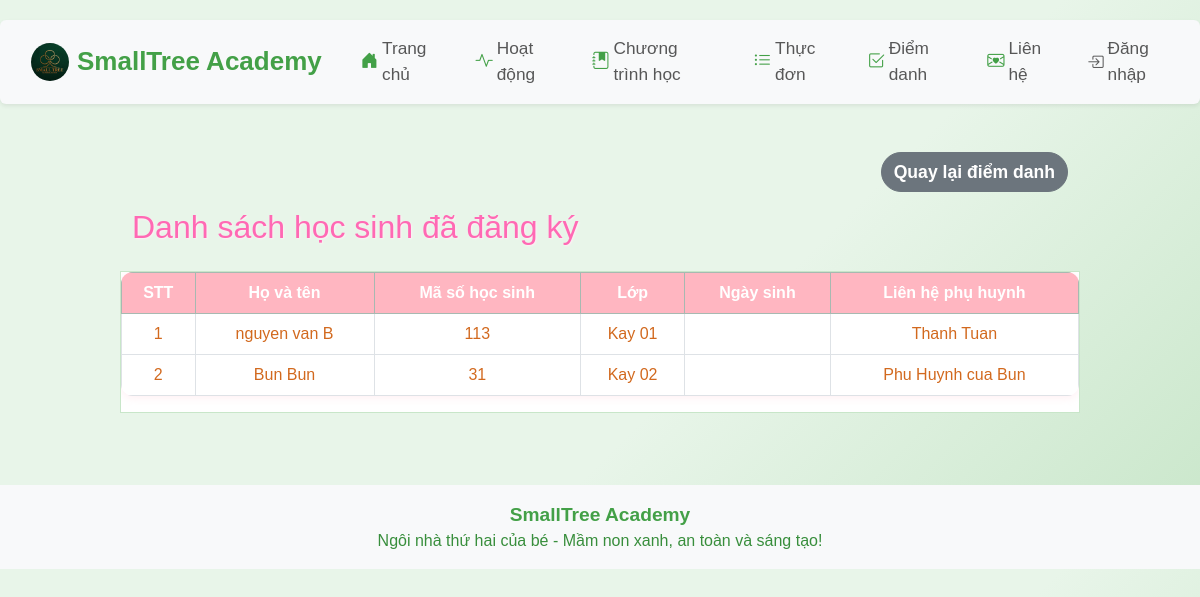
/students, run on the app's committed database.
### app/models.py (models this page shows)
class Child(db.Model):
    id = db.Column(db.Integer, primary_key=True)
    name = db.Column(db.String(100), nullable=False)
    age = db.Column(db.Integer, nullable=False)
    parent_contact = db.Column(db.String(100), nullable=False)
    class_name = db.Column(db.String(100))
    birth_date = db.Column(db.String(20))
    status = db.Column(db.String(20), default='Chưa điểm danh')
    email = db.Column(db.String(100))
    phone = db.Column(db.String(20))
    password = db.Column(db.String(100))
    student_code = db.Column(db.String(20), unique=True, nullable=True)

### app/routes.py (the view, shortened to what this page needs)
@main.route('/students')
def student_list():
    students = Child.query.all()
    mobile = is_mobile()
    role = session.get('role')
    user_id = session.get('user_id')
    def mask_student(s):
        return {
            'id': s.id,
            'name': s.name,
            'email': s.email,
            'phone': s.phone,
            'student_code': s.student_code,
            'class_name': s.class_name,
            'parent_contact': s.parent_contact,
        }
    masked_students = [m for m in (mask_student(s) for s in students) if m]
    return render_template('student_list.html', students=masked_students, title='Danh sách học sinh', mobile=mobile)

### app/__init__.py (called while the page is built)
def create_app():
    app = Flask(__name__)
    app.config['SECRET_KEY'] = 'your-secret-key'
    app.config['SQLALCHEMY_DATABASE_URI'] = 'sqlite:///site.db'
    app.config['SQLALCHEMY_TRACK_MODIFICATIONS'] = False
    db.init_app(app)
    migrate = Migrate(app, db)
    csrf = CSRFProtect(app)
    @app.context_processor
    def inject_csrf_token():
        from flask_wtf.csrf import generate_csrf
        return dict(csrf_token=generate_csrf)
    from app.routes import main
    app.register_blueprint(main)
    return app

### app/routes.py (called while the page is built)
def is_mobile():
    ua = request.user_agent.string.lower()
    return 'mobile' in ua or 'android' in ua or 'iphone' in ua

### app/templates/student_list.html (shortened to what this page needs)
{% extends 'base.html' %}
{% block content %}
<div class="container-fluid mt-4 mb-4 px-0">
    <div class="d-flex justify-content-end mb-3">
        <a href="/attendance" class="btn btn-secondary fw-bold">Quay lại điểm danh</a>
    </div>
    <h2 class="mb-4">Danh sách học sinh đã đăng ký</h2>
    <div class="table-responsive student-table-wrapper">
    <table class="table table-bordered table-hover {% if mobile %}student-table-mobile{% else %}student-table-desktop{% endif %}">
        <thead class="table-success">
            <tr>
                <th>STT</th>
                <th>Họ và tên</th>
                <th>Mã số học sinh</th>
                <th>Lớp</th>
                <th>Ngày sinh</th>
                <th>Liên hệ phụ huynh</th>
            </tr>
        </thead>
        <tbody>
            {% for student in students %}
            <tr>
                <td>{{ loop.index }}</td>
                <td>{{ student.name }}</td>
                <td>{% if student.student_code == 'Ẩn' %}<span title="Chỉ admin mới xem được">Ẩn</span>{% else %}{{ student.student_code }}{% endif %}</td>
                <td>{% if student.class_name == 'Ẩn' %}<span title="Chỉ admin mới xem được">Ẩn</span>{% else %}{{ student.class_name }}{% endif %}</td>
                <td>{{ student.birth_date }}</td>
                <td>{% if student.parent_contact == 'Ẩn' %}<span title="Chỉ admin mới xem được">Ẩn</span>{% else %}{{ student.parent_contact }}{% endif %}</td>
            </tr>
            {% else %}
            <tr><td colspan="6" class="text-center">Chưa có học sinh nào.</td></tr>
            {% endfor %}
        </tbody>
    </table>
    </div>
</div>
{% endblock %}

### app/static/css/style.css (style rules this page uses)
body { font-family: 'Comic Sans MS', 'Arial', sans-serif; background: linear-gradient(135deg, #e8f5e9 60%, #c8e6c9 100%); }
h1, h2, h3 { color: #ff69b4; font-family: 'Comic Sans MS', 'Arial', sans-serif; text-shadow: 1px 1px 2px #fff0f5; }
.btn-primary, .btn-info, .btn-success, .btn-secondary { border-radius: 20px; font-weight: bold; font-size: 1.1em; }
.table { background: #fff0f5; border-radius: 12px; overflow: hidden; box-shadow: 0 2px 8px rgba(255, 182, 193, 0.2); }
.table th { background: #ffb6c1; color: #fff; font-size: 1em; text-align: center; }
.table td { text-align: center; vertical-align: middle; font-size: 1em; color: #d2691e; }

### app/templates/student_list.html (style rules this page uses)
.student-table-desktop { font-size:1em; }
.student-table-wrapper { border:1.5px solid #c8e6c9; border-radius:0; box-shadow:none; background:#fff; margin-left:-12px; margin-right:-12px; }

### data on the page
Child: name "nguyen van B", student_code "113", class_name "Kay 01", parent_contact "Thanh Tuan"
Child: name "Bun Bun", student_code "31", class_name "Kay 02", parent_contact "Phu Huynh cua Bun"
